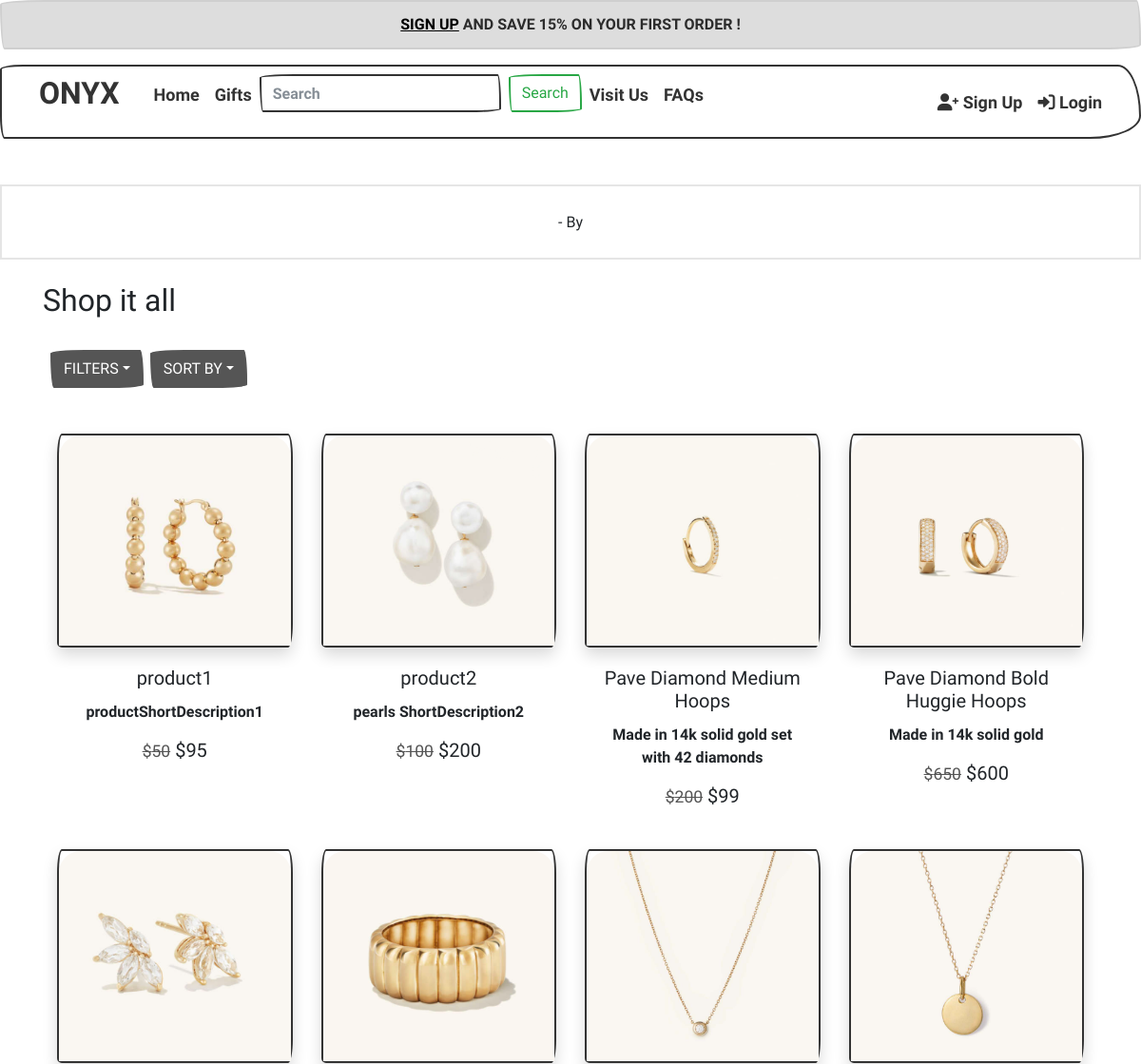
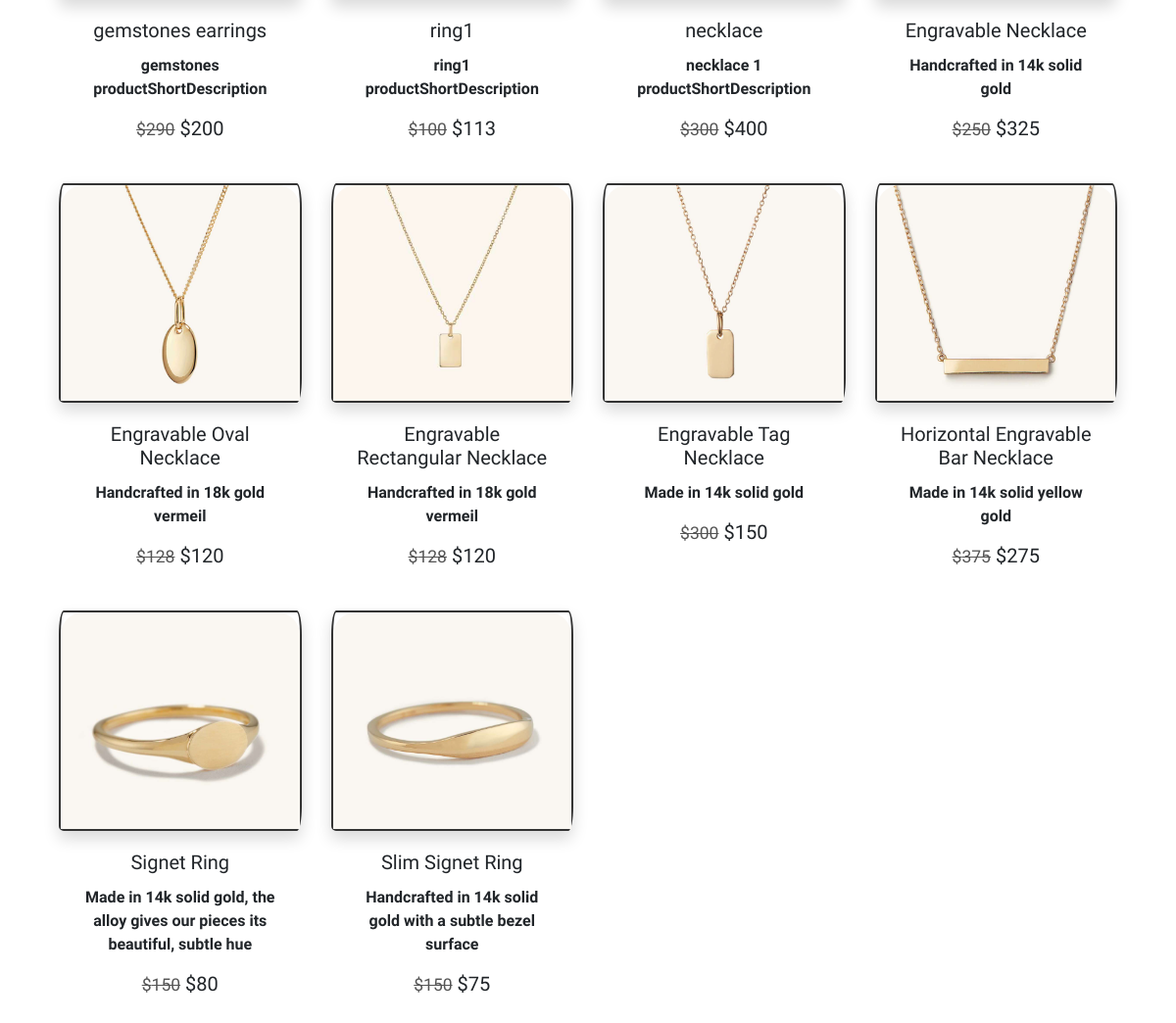
The page / on the database its author committed (2 pictures, top to bottom).
### tables this page shows
CREATE TABLE `products` (
  `productId` int(11) NOT NULL,
  `productName` varchar(1000) NOT NULL,
  `productShortDescription` varchar(10000) NOT NULL,
  `productDescription` varchar(10000) NOT NULL,
  `productType` varchar(1000) NOT NULL,
  `previousPrice` int(255) NOT NULL,
  `actualPrice` int(11) NOT NULL,
  `material` varchar(1000) NOT NULL,
  `quantity` varchar(1000) NOT NULL,
  `isGift` tinyint(1) NOT NULL,
  `pictureName` varchar(1000) NOT NULL
);

### app/controllers/Home.php (called while the page is built, shortened)
<?php
class Home extends Controller
{
    public function __construct()
    {
        $this->productModel = $this->model('productModel');
    }
    public function index()
    {
        if (isset($_POST['materials']) && isset($_POST['prices']) && isset($_POST['type'])) {
            $products = $this->productModel->filterProductsByAll($_POST['materials'], $_POST['prices'], $_POST['type']);
            $data = ['products' => $products];
        }
        else if (isset($_POST['materials']) && !isset($_POST['prices']) && !isset($_POST['type'])) {
            $products = $this->productModel->filterProductsByMaterial($_POST['materials']);
            $data = ['products' => $products];
        }
        else if (isset($_POST['prices']) && !isset($_POST['materials']) && !isset($_POST['type'])) {
            $products = $this->filterByRangePrice($_POST['prices']);
            $data = ['products' => $products];
        }
        else if (isset($_POST['type']) && !isset($_POST['materials']) && !isset($_POST['prices'])) {
            $products = $this->productModel->filterProductsByType($_POST['type']);
            $data = ['products' => $products];
        }
        else if (isset($_POST['materials']) && isset($_POST['prices']) && !isset($_POST['type'])) {
            $products = $this->productModel->filterProductsByMaterialAndPrice($_POST['materials'], $_POST['prices']);
            $data = ['products' => $products];
        }
        else if (isset($_POST['materials']) && isset($_POST['type']) && !isset($_POST['price'])) {
            $products = $this->productModel->filterProductsByMaterialAndType($_POST['materials'], $_POST['type']);
            $data = ['products' => $products];
        }
        else if (isset($_POST['prices']) && isset($_POST['type']) && !isset($_POST['material'])) {
            $products = $this->productModel->filterProductsByPriceAndType($_POST['prices'], $_POST['type']);
            $data = ['products' => $products];
        }
        else {
            $products = $this->productModel->getAllProducts();
            $data = ['products' => $products];
        }
        $this->view('Home/index', $data);
    }
}

### app/core/App.php (called while the page is built, shortened)
<?php
class App
{
    protected $currentMethod = 'index';
    public function __construct()
    {
        $url = $this->parseURL();
        $this->currentController = new $this->currentController;
        $this->params = $url ? array_values($url) : [];
        call_user_func_array([$this->currentController, $this->currentMethod], $this->params);
    }
}

### public/index.php (called while the page is built, shortened)
<?php
    $init = new App;
?>

### app/core/helper.php (called while the page is built, shortened)
<?php
    function isLoggedIn(){
        if(isset($_SESSION['user_username'])){
          return true;
        } else {
          return false;
        }
      }
?>

### app/core/Model.php (called while the page is built, shortened)
<?php
class Model
{
    private $host = DB_HOST;
    private $user = DB_USER;
    private $pass = DB_PASS;
    private $dbname = DB_NAME;
    private $dbh;
    private $stmt;
    public function __construct()
    {
        $dsn = 'mysql:host=' . $this->host . ';dbname=' . $this->dbname;
        $options = array(
            PDO::ATTR_PERSISTENT => true,
            PDO::ATTR_ERRMODE => PDO::ERRMODE_EXCEPTION
        );
        try {
            $this->dbh = new PDO($dsn, $this->user, $this->pass, $options);
        } catch (PDOException $e) {
            $this->error = $e->getMessage();
            echo $this->error;
        }
    }
    public function query($sql)
    {
        $this->stmt = $this->dbh->prepare($sql);
    }
    public function execute()
    {
        return $this->stmt->execute();
    }
    public function getResultSet(){
        $this->execute();
        return $this->stmt->fetchAll(PDO::FETCH_OBJ);
    }
}

### app/models/productModel.php (called while the page is built, shortened)
<?php
class productModel
{
    public function __construct()
    {
        $this->db = new Model;
    }
    public function getAllProducts()
    {
        $this->db->query("SELECT * FROM products");
        return $this->db->getResultSet();
    }
}

### app/views/Home/index.php (the view, shortened to what this page needs)
<?php require APPROOT . '/views/includes/header.php'; ?>
<html>
<head>
</head>
<body>
    <br><br>
    <?php
        $api_url = 'https://api.quotable.io/random';
        $quote = json_decode(file_get_contents($api_url));
    ?>
    <div class="text-center">
        <div class="box" style="background: #fff; border: 2px solid rgba(0,0,0,0.1); font-family: 'Domine', serif; font-weight: bold;">
            <h6>- By <?php echo $quote->author;?></h6>
        </div>
    </div>
<div class= "container">
    <br><h2>Shop it all</h2><br>
</div>
<div class= "container">
    <div class="input-group">
        <div class="dropdown filterDropdown mx-2">
            <button class="btn btn-dark dropdown-toggle" type="button" id="dropdownMenuButton1" data-bs-toggle="dropdown" aria-expanded="false">FILTERS</button>
        </div>
        <div class="dropdown">
            <a class="btn btn-dark dropdown-toggle" role="button" id="dropdownMenuLink" data-bs-toggle="dropdown" aria-expanded="false">SORT BY</a>
        </div>
</div>
<div class="container">
    <div class="row text-center py-5">
    <?php
        foreach($data["products"] as $product)
        {
            echo'<div class="col-md-3 col-sm-6 my-3 my-md-0">';
            echo'<form action="index.php" method="post">';
                    echo'<div class="card shadow">
                        <a href="/WebsiteMVC/Home/details/'. $product->productId.'">
                        <img src="'.'http://localhost/WebsiteMVC/public/img/'.$product->pictureName.'" class="img-fluid card-img-top">
                        </a>
                        </div>';
                    echo'<div class="card-body">';
                        echo"<h5 class='card-title'> $product->productName</h5>";
                        echo"<p class='card-text'>
                            $product->productShortDescription
                            </p>";
                        echo"<h5>
                            <small><s class='text-secondary'>$$product->previousPrice</s></small>
                            <span class='price'>$$product->actualPrice</span>
                            </h5>";
                    echo'</div>';
                echo'</form>';
            echo'</div>';
        }
        ?>
    </div>
</div>
</body>
</html>
<?php require APPROOT . '/views/includes/footer.php'; ?>

### app/core/Controller.php (shortened to what this page needs)
<?php
    class Controller{
        public function view($name, $data = []){
            if(file_exists('../app/views/'.$name.'.php')){
                require_once('../app/views/'.$name.'.php');
            }
            else{
                echo '../app/views/'.$name.'.php does not exists';
            }
        }
        public function model($modelName){
            return new $modelName;
        }
    }
?>

### app/views/includes/header.php (shortened to what this page needs)
<html lang="en">
<head>
    <link href="https://cdn.jsdelivr.net/npm/bootstrap@5.1.3/dist/css/bootstrap.min.css" rel="stylesheet">
    <link rel="stylesheet" href="https://cdnjs.cloudflare.com/ajax/libs/font-awesome/6.0.0/css/all.min.css">
    <link rel="stylesheet" href="https://cdn.jsdelivr.net/npm/bootswatch@4.5.2/dist/sketchy/bootstrap.min.css">
    <link rel="stylesheet" href="<?php echo URLROOT; ?>/css/style.css">
</head>
<?php
if (!isLoggedIn())
{
echo '<div class="alert alert-dark" style="text-align: center">
    <a href="/WebsiteMVC/Login/create/" style="color:black; font-weight: bold;">SIGN UP</a>
    AND SAVE 15% ON YOUR FIRST ORDER !
</div>';
}
?>
<body>
<div class="menu">
<nav class="navbar navbar-expand-lg navbar-light bg-light">
    <div class="container-fluid">
        <div class="collapse navbar-collapse" id="mynavbar">
            <ul class="navbar-nav me-auto">
                <li class="nav-item">
                    <div class="main-nav-link">  <a class="nav-link" href="/WebsiteMVC/Home">ONYX</a></div>
                </li>
                <li class="nav-item">
                    <a class="nav-link" href="/WebsiteMVC/Home">Home</a>
                </li>
                <li class="nav-item">
                    <a class="nav-link" href="/WebsiteMVC/Gift">Gifts</a>
                </li>
                <li class="nav-item">
                        <form class="d-flex" method="POST" action="/WebsiteMVC/Search">
                            <input class="form-control me-2" type="search" placeholder="Search" aria-label="Search" id="search_form" name="search_form">
                            <button class="btn btn-outline-success my-2 my-sm-0" type="submit">Search</button>
                        </form>
                </li>
                <li class="nav-item">
                    <a class="nav-link" href="/WebsiteMVC/VisitUs">Visit Us</a>
                </li>
                <li class="nav-item">
                    <a class="nav-link" href="/WebsiteMVC/FAQ">FAQs</a>
                </li>
            </ul>
            <ul class="nav navbar-nav navbar-right">
            <?php
            if (isLoggedIn()) {
                echo '<li class="nav-item"><a class="nav-link" href="/WebsiteMVC/Profile"><i class="fa fa-user"></i> Profile</a></li>
                <li class="nav-item"><a class="nav-link" href="/WebsiteMVC/Login/logout"><i class="fa-solid fa-sign-out"></i> Logout  ' . $_SESSION['user_username'] . '</a></li>';
            } else {
                echo '<li class="nav-item"><a class="nav-link" href="/WebsiteMVC/Login/create"><i class="fa-solid fa-user-plus"></i> Sign Up</a></li>
                <li class="nav-item"><a class="nav-link" href="/WebsiteMVC/Login"><i class="fa-solid fa-right-to-bracket"></i> Login</a></li>';
            }
            ?>
        </ul>
        </div>
    </div>
</nav>
</div>

### app/views/includes/footer.php (shortened to what this page needs)
</body>
</html>

### public/css/style.css (style rules this page uses)
.menu { margin-top: 10px; font-size: large; }
.main-nav-link { color: black; font-size: xx-large; margin-top: -12px; margin-right: 20px; }
.filterDropdown { display: inline-block; }
.box { background: rgb(255, 255, 255); padding: 20px; }

### rows shown on the page
products: pictureName (picture), productName "product1", productShortDescription "productShortDescription1", previousPrice "50", actualPrice "95"
products: pictureName (picture), productName "product2", productShortDescription "pearls ShortDescription2", previousPrice "100", actualPrice "200"
products: pictureName (picture), productName "Pave Diamond Medium Hoops", productShortDescription "Made in 14k solid gold set with 42 diamonds", previousPrice "200", actualPrice "99"
products: pictureName (picture), productName "Pave Diamond Bold Huggie Hoops", productShortDescription "Made in 14k solid gold", previousPrice "650", actualPrice "600"
products: pictureName (picture), productName "gemstones earrings", productShortDescription "gemstones productShortDescription", previousPrice "290", actualPrice "200"
products: pictureName (picture), productName "ring1", productShortDescription "ring1 productShortDescription", previousPrice "100", actualPrice "113"
products: pictureName (picture), productName "necklace", productShortDescription "necklace 1 productShortDescription", previousPrice "300", actualPrice "400"
products: pictureName (picture), productName "Engravable Necklace", productShortDescription "Handcrafted in 14k solid gold", previousPrice "250", actualPrice "325"
products: pictureName (picture), productName "Engravable Oval Necklace", productShortDescription "Handcrafted in 18k gold vermeil", previousPrice "128", actualPrice "120"
products: pictureName (picture), productName "Engravable Rectangular Necklace", productShortDescription "Handcrafted in 18k gold vermeil", previousPrice "128", actualPrice "120"
products: pictureName (picture), productName "Engravable Tag Necklace", productShortDescription "Made in 14k solid gold", previousPrice "300", actualPrice "150"
products: pictureName (picture), productName "Horizontal Engravable Bar Necklace", productShortDescription "Made in 14k solid yellow gold", previousPrice "375", actualPrice "275"
products: pictureName (picture), productName "Signet Ring", productShortDescription "Made in 14k solid gold, the alloy gives our pieces its beautiful, subtle hue", previousPrice "150", actualPrice "80"
products: pictureName (picture), productName "Slim Signet Ring", productShortDescription "Handcrafted in 14k solid gold with a subtle bezel surface", previousPrice "150", actualPrice "75"
